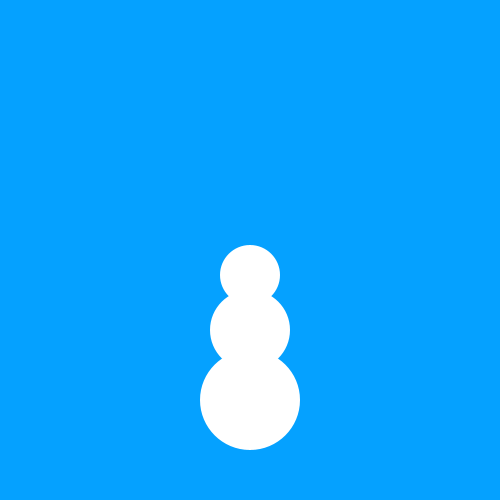
Frame 1 (no input)
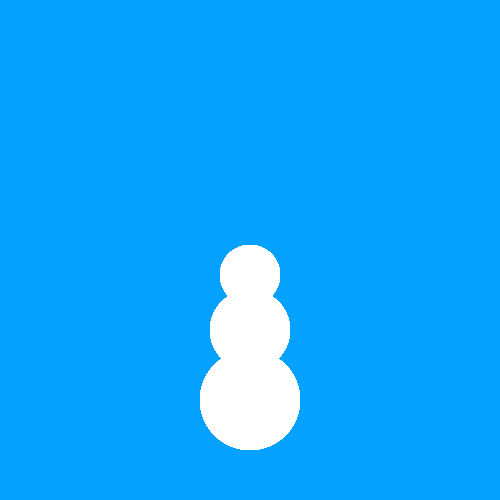
Frame 60 (the mouse pressed at the canvas centre just before this capture)
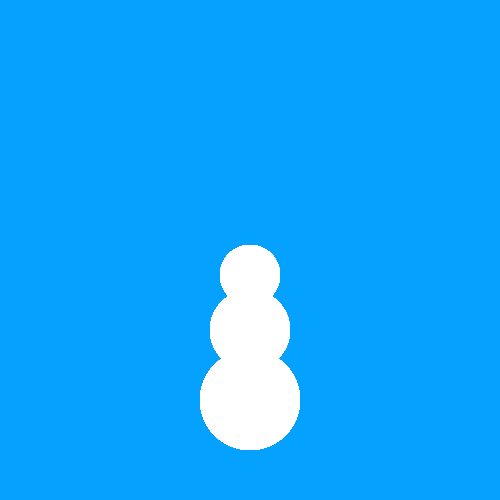
Frame 120 (the mouse held since frame 60 and released just before this capture)

The Processing sketch that drew these frames (run headless with seeded random() and noise(); from frame 60 on, the mouse is pressed at the canvas centre):

// Processing sketch: Snowman
// ── Snowman.pde
void setup() {
  size (500, 500);
  background (5, 161,255);
}

int y=400;

void draw() {
  noStroke();
  ellipse( 250, y- 125, 60, 60);
  ellipse(250, y-70, 80, 80);
 ellipse (250, y, 100, 100);
  
  
}
